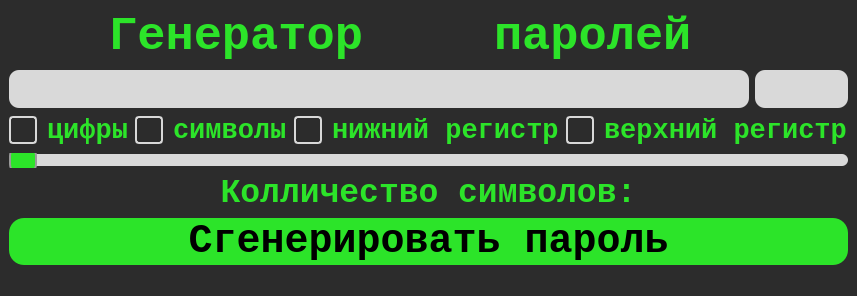
<?xml version="1.0" encoding="UTF-8"?>
<ui version="4.0">
 <class>MainWindow</class>
 <widget class="QMainWindow" name="MainWindow">
  <property name="geometry">
   <rect>
    <x>0</x>
    <y>0</y>
    <width>753</width>
    <height>293</height>
   </rect>
  </property>
  <property name="sizePolicy">
   <sizepolicy hsizetype="Fixed" vsizetype="Preferred">
    <horstretch>0</horstretch>
    <verstretch>0</verstretch>
   </sizepolicy>
  </property>
  <property name="windowTitle">
   <string>MainWindow</string>
  </property>
  <property name="styleSheet">
   <string notr="true">background-color: #2C2C2C</string>
  </property>
  <widget class="QWidget" name="centralwidget">
   <layout class="QGridLayout" name="gridLayout_2">
    <item row="0" column="0">
     <layout class="QGridLayout" name="gridLayout" rowstretch="0,0,0,0">
      <item row="3" column="0">
       <layout class="QHBoxLayout" name="horizontalLayout_9">
        <item>
         <layout class="QHBoxLayout" name="horizontalLayout_11">
          <item>
           <layout class="QVBoxLayout" name="verticalLayout">
            <item>
             <widget class="QSlider" name="horizontalSlider">
              <property name="styleSheet">
               <string notr="true">QSlider::groove:horizontal {
    height: 12px;                 /* толщина дорожки (было 6px) */
    background: #D9D9D9;          /* цвет дорожки */
    border-radius: 6px;           /* скругление под новую толщину */
}

QSlider::handle:horizontal {
    background: #2CE429;          /* цвет бегунка */
    border: 2px solid #999999;    /* рамка */
    width: 24px;                  /* ширина бегунка */
    height: 24px;                 /* высота бегунка (было 20px) */
    margin: -10px 0;              /* центрируем относительно дорожки */
    border-radius: 12px;          /* круг (половина от width/height) */
}
</string>
              </property>
              <property name="orientation">
               <enum>Qt::Horizontal</enum>
              </property>
             </widget>
            </item>
            <item>
             <widget class="QLabel" name="label_3">
              <property name="font">
               <font>
                <family>Courier New</family>
                <pointsize>25</pointsize>
                <weight>75</weight>
                <bold>true</bold>
               </font>
              </property>
              <property name="styleSheet">
               <string notr="true">color: #2CE429;
font-size: 25pt;
font-weight: regular;</string>
              </property>
              <property name="text">
               <string>&lt;html&gt;&lt;head/&gt;&lt;body&gt;&lt;p&gt;Колличество символов:&lt;/p&gt;&lt;/body&gt;&lt;/html&gt;</string>
              </property>
              <property name="alignment">
               <set>Qt::AlignCenter</set>
              </property>
             </widget>
            </item>
            <item>
             <widget class="QPushButton" name="pushButton">
              <property name="sizePolicy">
               <sizepolicy hsizetype="Minimum" vsizetype="Minimum">
                <horstretch>0</horstretch>
                <verstretch>0</verstretch>
               </sizepolicy>
              </property>
              <property name="font">
               <font>
                <family>Courier New</family>
                <pointsize>30</pointsize>
                <weight>75</weight>
                <bold>true</bold>
               </font>
              </property>
              <property name="focusPolicy">
               <enum>Qt::NoFocus</enum>
              </property>
              <property name="styleSheet">
               <string notr="true">border-radius: 15px;
background-color: #2CE429;
font-size: 30pt;
font-weight: regular;</string>
              </property>
              <property name="text">
               <string>Сгенерировать пароль</string>
              </property>
             </widget>
            </item>
           </layout>
          </item>
         </layout>
        </item>
       </layout>
      </item>
      <item row="2" column="0">
       <layout class="QHBoxLayout" name="horizontalLayout_10">
        <item>
         <widget class="QCheckBox" name="checkBox_2">
          <property name="sizePolicy">
           <sizepolicy hsizetype="Minimum" vsizetype="Minimum">
            <horstretch>0</horstretch>
            <verstretch>0</verstretch>
           </sizepolicy>
          </property>
          <property name="font">
           <font>
            <family>Courier New</family>
            <pointsize>20</pointsize>
            <weight>75</weight>
            <bold>true</bold>
           </font>
          </property>
          <property name="styleSheet">
           <string notr="true">QCheckBox {
    color: #2CE429;
    font-size: 20pt;        /* размер текста */
    font-weight: regular;
    spacing: 10px;          /* расстояние между квадратиком и текстом */
}

QCheckBox::indicator {
    width: 24px;            /* ширина квадратика */
    height: 24px;           /* высота квадратика */
}

QCheckBox::indicator:unchecked {
    border: 2px solid #D9D9D9;
    background: transparent;
    border-radius: 4px;     /* можно скруглить углы */
}

QCheckBox::indicator:checked {
    border: 2px solid #D9D9D9;
    background: #D9D9D9;
    border-radius: 4px;
}</string>
          </property>
          <property name="text">
           <string>цифры</string>
          </property>
         </widget>
        </item>
        <item>
         <widget class="QCheckBox" name="checkBox">
          <property name="sizePolicy">
           <sizepolicy hsizetype="Minimum" vsizetype="Minimum">
            <horstretch>0</horstretch>
            <verstretch>0</verstretch>
           </sizepolicy>
          </property>
          <property name="font">
           <font>
            <family>Courier New</family>
            <pointsize>20</pointsize>
            <weight>75</weight>
            <bold>true</bold>
           </font>
          </property>
          <property name="styleSheet">
           <string notr="true">QCheckBox {
    color: #2CE429;
    font-size: 20pt;        /* размер текста */
    font-weight: regular;
    spacing: 10px;          /* расстояние между квадратиком и текстом */
}

QCheckBox::indicator {
    width: 24px;            /* ширина квадратика */
    height: 24px;           /* высота квадратика */
}

QCheckBox::indicator:unchecked {
    border: 2px solid #D9D9D9;
    background: transparent;
    border-radius: 4px;     /* можно скруглить углы */
}

QCheckBox::indicator:checked {
    border: 2px solid #D9D9D9;
    background: #D9D9D9;
    border-radius: 4px;
}</string>
          </property>
          <property name="text">
           <string>символы</string>
          </property>
         </widget>
        </item>
        <item>
         <widget class="QCheckBox" name="checkBox_4">
          <property name="sizePolicy">
           <sizepolicy hsizetype="Minimum" vsizetype="Minimum">
            <horstretch>0</horstretch>
            <verstretch>0</verstretch>
           </sizepolicy>
          </property>
          <property name="font">
           <font>
            <family>Courier New</family>
            <pointsize>20</pointsize>
            <weight>75</weight>
            <bold>true</bold>
           </font>
          </property>
          <property name="styleSheet">
           <string notr="true">QCheckBox {
    color: #2CE429;
    font-size: 20pt;        /* размер текста */
    font-weight: regular;
    spacing: 10px;          /* расстояние между квадратиком и текстом */
}

QCheckBox::indicator {
    width: 24px;            /* ширина квадратика */
    height: 24px;           /* высота квадратика */
}

QCheckBox::indicator:unchecked {
    border: 2px solid #D9D9D9;
    background: transparent;
    border-radius: 4px;     /* можно скруглить углы */
}

QCheckBox::indicator:checked {
    border: 2px solid #D9D9D9;
    background: #D9D9D9;
    border-radius: 4px;
}</string>
          </property>
          <property name="text">
           <string>нижний регистр</string>
          </property>
         </widget>
        </item>
        <item>
         <widget class="QCheckBox" name="checkBox_3">
          <property name="sizePolicy">
           <sizepolicy hsizetype="Minimum" vsizetype="Minimum">
            <horstretch>0</horstretch>
            <verstretch>0</verstretch>
           </sizepolicy>
          </property>
          <property name="font">
           <font>
            <family>Courier New</family>
            <pointsize>20</pointsize>
            <weight>75</weight>
            <bold>true</bold>
            <stylestrategy>PreferAntialias</stylestrategy>
           </font>
          </property>
          <property name="focusPolicy">
           <enum>Qt::WheelFocus</enum>
          </property>
          <property name="styleSheet">
           <string notr="true">QCheckBox {
    color: #2CE429;
    font-size: 20pt;        /* размер текста */
    font-weight: regular;
    spacing: 10px;          /* расстояние между квадратиком и текстом */
}

QCheckBox::indicator {
    width: 24px;            /* ширина квадратика */
    height: 24px;           /* высота квадратика */
}

QCheckBox::indicator:unchecked {
    border: 2px solid #D9D9D9;
    background: transparent;
    border-radius: 4px;     /* можно скруглить углы */
}

QCheckBox::indicator:checked {
    border: 2px solid #D9D9D9;
    background: #D9D9D9;
    border-radius: 4px;
}</string>
          </property>
          <property name="text">
           <string>верхний регистр</string>
          </property>
         </widget>
        </item>
       </layout>
      </item>
      <item row="1" column="0">
       <layout class="QHBoxLayout" name="horizontalLayout_2" stretch="8,1">
        <property name="spacing">
         <number>6</number>
        </property>
        <property name="sizeConstraint">
         <enum>QLayout::SetDefaultConstraint</enum>
        </property>
        <item>
         <widget class="QLineEdit" name="lineEdit">
          <property name="sizePolicy">
           <sizepolicy hsizetype="Minimum" vsizetype="Minimum">
            <horstretch>0</horstretch>
            <verstretch>0</verstretch>
           </sizepolicy>
          </property>
          <property name="minimumSize">
           <size>
            <width>0</width>
            <height>0</height>
           </size>
          </property>
          <property name="baseSize">
           <size>
            <width>0</width>
            <height>0</height>
           </size>
          </property>
          <property name="font">
           <font>
            <pointsize>23</pointsize>
           </font>
          </property>
          <property name="styleSheet">
           <string notr="true">border-radius: 10px;
background-color: #D9D9D9;
font-size: 23pt;
font-weight: regular;
color: #000000;
</string>
          </property>
         </widget>
        </item>
        <item>
         <widget class="QPushButton" name="pushButton_2">
          <property name="sizePolicy">
           <sizepolicy hsizetype="Minimum" vsizetype="Minimum">
            <horstretch>0</horstretch>
            <verstretch>0</verstretch>
           </sizepolicy>
          </property>
          <property name="styleSheet">
           <string notr="true">border-radius: 10px;
background-color: #D9D9D9;
font-family: &quot;Alumni Sans&quot;;
font-size: 15pt;
font-weight: regular;</string>
          </property>
          <property name="text">
           <string/>
          </property>
          <property name="icon">
           <iconset>
            <normaloff>X:/Downloads/860787.png</normaloff>X:/Downloads/860787.png</iconset>
          </property>
          <property name="iconSize">
           <size>
            <width>40</width>
            <height>40</height>
           </size>
          </property>
         </widget>
        </item>
       </layout>
      </item>
      <item row="0" column="0">
       <layout class="QHBoxLayout" name="horizontalLayout" stretch="3,1,3">
        <item>
         <widget class="QLabel" name="label">
          <property name="sizePolicy">
           <sizepolicy hsizetype="Minimum" vsizetype="Minimum">
            <horstretch>0</horstretch>
            <verstretch>0</verstretch>
           </sizepolicy>
          </property>
          <property name="font">
           <font>
            <family>Courier New</family>
            <pointsize>35</pointsize>
            <weight>75</weight>
            <bold>true</bold>
           </font>
          </property>
          <property name="layoutDirection">
           <enum>Qt::LeftToRight</enum>
          </property>
          <property name="styleSheet">
           <string notr="true">color: #2CE429;
font-size: 35pt;
font-weight: regular;</string>
          </property>
          <property name="text">
           <string>Генератор</string>
          </property>
          <property name="alignment">
           <set>Qt::AlignRight|Qt::AlignTrailing|Qt::AlignVCenter</set>
          </property>
         </widget>
        </item>
        <item>
         <widget class="QLabel" name="label_2">
          <property name="minimumSize">
           <size>
            <width>40</width>
            <height>30</height>
           </size>
          </property>
          <property name="layoutDirection">
           <enum>Qt::LeftToRight</enum>
          </property>
          <property name="text">
           <string/>
          </property>
          <property name="pixmap">
           <pixmap>X:/progers/traning/image/3.png</pixmap>
          </property>
          <property name="scaledContents">
           <bool>false</bool>
          </property>
          <property name="alignment">
           <set>Qt::AlignCenter</set>
          </property>
         </widget>
        </item>
        <item>
         <widget class="QLabel" name="label_4">
          <property name="sizePolicy">
           <sizepolicy hsizetype="Minimum" vsizetype="Minimum">
            <horstretch>0</horstretch>
            <verstretch>0</verstretch>
           </sizepolicy>
          </property>
          <property name="font">
           <font>
            <family>Courier New</family>
            <pointsize>35</pointsize>
            <weight>75</weight>
            <bold>true</bold>
           </font>
          </property>
          <property name="styleSheet">
           <string notr="true">color: #2CE429;
font-size: 35pt;
font-weight: regular;</string>
          </property>
          <property name="text">
           <string>паролей</string>
          </property>
          <property name="alignment">
           <set>Qt::AlignLeading|Qt::AlignLeft|Qt::AlignVCenter</set>
          </property>
         </widget>
        </item>
       </layout>
      </item>
     </layout>
    </item>
   </layout>
  </widget>
  <widget class="QMenuBar" name="menubar">
   <property name="geometry">
    <rect>
     <x>0</x>
     <y>0</y>
     <width>753</width>
     <height>21</height>
    </rect>
   </property>
  </widget>
  <widget class="QStatusBar" name="statusbar"/>
 </widget>
 <resources/>
 <connections/>
</ui>
